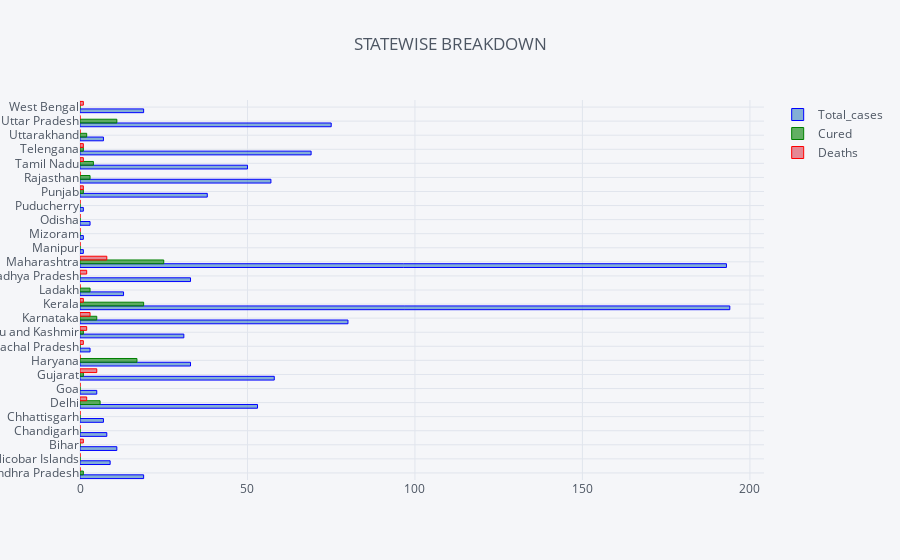

This figure's notebook cell:
### Code cell
states.iplot(title='STATEWISE BREAKDOWN', kind='bar',orientation='h', 
    colors={'Total_cases':'blue', 'Cured':'green', 'Deaths':'red'})

### Figure 1 — Plotly figure (JSON) as saved in the notebook; plotly's stock layout.template omitted (floating-point values rounded to 4 significant figures)
{"data": [{"marker": {"color": "rgba(55, 128, 191, 0.6)", "line": {"color": "blue", "width": 1}}, "name": "Total_cases", "orientation": "h", "text": "", "type": "bar", "uid": "fd4194e9-baab-475f-bcab-0e2adea0592f", "x": [19, 9, 11, 8, 7, 53, 5, 58, 33, 3, 31, 80, 194, 13, 33, 193, 1, 1, 3, 1, 38, 57, 50, 69, 7, 75, 19], "y": ["Andhra Pradesh", "Andaman and Nicobar Islands", "Bihar", "Chandigarh", "Chhattisgarh", "Delhi", "Goa", "Gujarat", "Haryana", "Himachal Pradesh", "Jammu and Kashmir", "Karnataka", "Kerala", "Ladakh", "Madhya Pradesh", "Maharashtra", "Manipur", "Mizoram", "Odisha", "Puducherry", "Punjab", "Rajasthan", "Tamil Nadu", "Telengana", "Uttarakhand", "Uttar Pradesh", "West Bengal"]}, {"marker": {"color": "rgba(0, 128, 0, 0.6)", "line": {"color": "green", "width": 1}}, "name": "Cured", "orientation": "h", "text": "", "type": "bar", "uid": "c4af9c6f-10d4-4e9b-b30d-27b62ab59852", "x": [1, 0, 0, 0, 0, 6, 0, 1, 17, 0, 1, 5, 19, 3, 0, 25, 0, 0, 0, 0, 1, 3, 4, 1, 2, 11, 0], "y": ["Andhra Pradesh", "Andaman and Nicobar Islands", "Bihar", "Chandigarh", "Chhattisgarh", "Delhi", "Goa", "Gujarat", "Haryana", "Himachal Pradesh", "Jammu and Kashmir", "Karnataka", "Kerala", "Ladakh", "Madhya Pradesh", "Maharashtra", "Manipur", "Mizoram", "Odisha", "Puducherry", "Punjab", "Rajasthan", "Tamil Nadu", "Telengana", "Uttarakhand", "Uttar Pradesh", "West Bengal"]}, {"marker": {"color": "rgba(219, 64, 82, 0.6)", "line": {"color": "red", "width": 1}}, "name": "Deaths", "orientation": "h", "text": "", "type": "bar", "uid": "3dba76c0-b7af-46f6-8780-4590d10e8314", "x": [0, 0, 1, 0, 0, 2, 0, 5, 0, 1, 2, 3, 1, 0, 2, 8, 0, 0, 0, 0, 1, 0, 1, 1, 0, 0, 1], "y": ["Andhra Pradesh", "Andaman and Nicobar Islands", "Bihar", "Chandigarh", "Chhattisgarh", "Delhi", "Goa", "Gujarat", "Haryana", "Himachal Pradesh", "Jammu and Kashmir", "Karnataka", "Kerala", "Ladakh", "Madhya Pradesh", "Maharashtra", "Manipur", "Mizoram", "Odisha", "Puducherry", "Punjab", "Rajasthan", "Tamil Nadu", "Telengana", "Uttarakhand", "Uttar Pradesh", "West Bengal"]}], "layout": {"legend": {"bgcolor": "#F5F6F9", "font": {"color": "#4D5663"}}, "paper_bgcolor": "#F5F6F9", "plot_bgcolor": "#F5F6F9", "title": {"font": {"color": "#4D5663"}, "text": "STATEWISE BREAKDOWN"}, "xaxis": {"gridcolor": "#E1E5ED", "showgrid": true, "tickfont": {"color": "#4D5663"}, "title": {"font": {"color": "#4D5663"}, "text": ""}, "zerolinecolor": "#E1E5ED"}, "yaxis": {"gridcolor": "#E1E5ED", "showgrid": true, "tickfont": {"color": "#4D5663"}, "title": {"font": {"color": "#4D5663"}, "text": ""}, "zerolinecolor": "#E1E5ED"}}}
